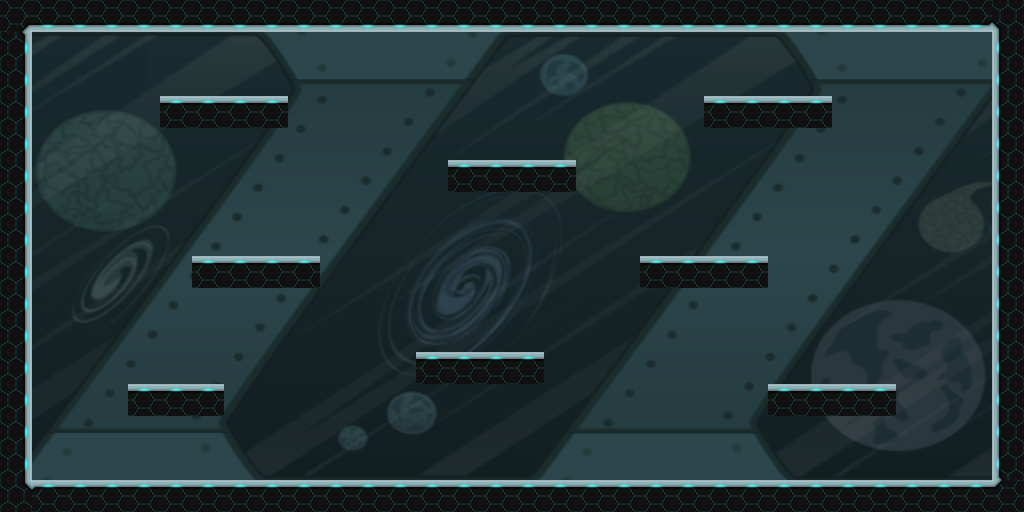

Tiled map render using the project's own tile images. Description and the map definition, with tile-layer contents summarised, below:
An orthogonal 32x16 tile map with 32x32 px tiles, 2 tile layers (fondo, terrain), 3 tilesets and 140 objects.

<map version="1.2" tiledversion="1.2.3" orientation="orthogonal" renderorder="right-down" width="32" height="16" tilewidth="32" tileheight="32" infinite="0" nextlayerid="8" nextobjectid="146">
 <tileset firstgid="1" source="fondo.tsx" />
 <tileset firstgid="3" source="terreno.tsx" />
 <tileset firstgid="35" source="objects.tsx" />
 <layer id="1" name="fondo" width="32" height="16">
  <data>[512 cells, 1 non-empty, 1 distinct tile ids]</data>
 </layer>
 <layer id="2" name="terrain" width="32" height="16">
  <data>[512 cells, 123 non-empty, 3 distinct tile ids]</data>
 </layer>
 <objectgroup id="3" name="monedas">
  <object id="105" gid="66" x="672" y="192" width="32" height="32">
   <properties>
    <property name="moneda" value="" />
   </properties>
  </object>
  <object id="106" gid="66" x="672" y="224" width="32" height="32">
   <properties>
    <property name="moneda" value="" />
   </properties>
  </object>
  <object id="107" gid="66" x="640" y="224" width="32" height="32">
   <properties>
    <property name="moneda" value="" />
   </properties>
  </object>
  <object id="108" gid="66" x="640" y="192" width="32" height="32">
   <properties>
    <property name="moneda" value="" />
   </properties>
  </object>
  <object id="109" gid="66" x="800" y="384" width="32" height="32">
   <properties>
    <property name="moneda" value="" />
   </properties>
  </object>
  <object id="110" gid="66" x="832" y="352" width="32" height="32">
   <properties>
    <property name="moneda" value="" />
   </properties>
  </object>
  <object id="111" gid="66" x="384" y="320" width="32" height="32">
   <properties>
    <property name="moneda" value="" />
   </properties>
  </object>
  <object id="112" gid="66" x="448" y="320" width="32" height="32">
   <properties>
    <property name="moneda" value="" />
   </properties>
  </object>
  <object id="113" gid="66" x="480" y="320" width="32" height="32">
   <properties>
    <property name="moneda" value="" />
   </properties>
  </object>
  <object id="114" gid="66" x="352" y="288" width="32" height="32">
   <properties>
    <property name="moneda" value="" />
   </properties>
  </object>
  <object id="115" gid="66" x="320" y="256" width="32" height="32">
   <properties>
    <property name="moneda" value="" />
   </properties>
  </object>
  <object id="116" gid="66" x="224" y="224" width="32" height="32">
   <properties>
    <property name="moneda" value="" />
   </properties>
  </object>
  <object id="117" gid="66" x="192" y="224" width="32" height="32">
   <properties>
    <property name="moneda" value="" />
   </properties>
  </object>
  <object id="118" gid="66" x="128" y="384" width="32" height="32">
   <properties>
    <property name="moneda" value="" />
   </properties>
  </object>
  <object id="119" gid="66" x="160" y="384" width="32" height="32">
   <properties>
    <property name="moneda" value="" />
   </properties>
  </object>
  <object id="120" gid="66" x="192" y="384" width="32" height="32">
   <properties>
    <property name="moneda" value="" />
   </properties>
  </object>
  <object id="121" gid="66" x="64" y="352" width="32" height="32">
   <properties>
    <property name="moneda" value="" />
   </properties>
  </object>
  <object id="122" gid="66" x="64" y="416" width="32" height="32">
   <properties>
    <property name="moneda" value="" />
   </properties>
  </object>
  <object id="123" gid="66" x="160" y="96" width="32" height="32">
   <properties>
    <property name="moneda" value="" />
   </properties>
  </object>
  <object id="124" gid="66" x="768" y="96" width="32" height="32">
   <properties>
    <property name="moneda" value="" />
   </properties>
  </object>
  <object id="125" gid="66" x="800" y="96" width="32" height="32">
   <properties>
    <property name="moneda" value="" />
   </properties>
  </object>
  <object id="126" gid="66" x="800" y="64" width="32" height="32">
   <properties>
    <property name="moneda" value="" />
   </properties>
  </object>
  <object id="127" gid="66" x="480" y="128" width="32" height="32">
   <properties>
    <property name="moneda" value="" />
   </properties>
  </object>
  <object id="128" gid="66" x="480" y="160" width="32" height="32">
   <properties>
    <property name="moneda" value="" />
   </properties>
  </object>
  <object id="129" gid="66" x="512" y="128" width="32" height="32">
   <properties>
    <property name="moneda" value="" />
   </properties>
  </object>
  <object id="130" gid="66" x="512" y="160" width="32" height="32">
   <properties>
    <property name="moneda" value="" />
   </properties>
  </object>
  <object id="131" gid="66" x="768" y="256" width="32" height="32">
   <properties>
    <property name="moneda" value="" />
   </properties>
  </object>
  <object id="132" gid="66" x="800" y="288" width="32" height="32">
   <properties>
    <property name="moneda" value="" />
   </properties>
  </object>
  <object id="133" gid="66" x="928" y="416" width="32" height="32">
   <properties>
    <property name="moneda" value="" />
   </properties>
  </object>
  <object id="134" gid="66" x="928" y="384" width="32" height="32">
   <properties>
    <property name="moneda" value="" />
   </properties>
  </object>
  <object id="135" gid="66" x="928" y="352" width="32" height="32">
   <properties>
    <property name="moneda" value="" />
   </properties>
  </object>
  <object id="136" gid="66" x="928" y="320" width="32" height="32">
   <properties>
    <property name="moneda" value="" />
   </properties>
  </object>
  <object id="137" gid="66" x="928" y="288" width="32" height="32">
   <properties>
    <property name="moneda" value="" />
   </properties>
  </object>
  <object id="138" gid="66" x="416" y="480" width="32" height="32">
   <properties>
    <property name="moneda" value="" />
   </properties>
  </object>
  <object id="139" gid="66" x="384" y="480" width="32" height="32">
   <properties>
    <property name="moneda" value="" />
   </properties>
  </object>
  <object id="140" gid="66" x="224" y="480" width="32" height="32">
   <properties>
    <property name="moneda" value="" />
   </properties>
  </object>
  <object id="141" gid="66" x="224" y="448" width="32" height="32">
   <properties>
    <property name="moneda" value="" />
   </properties>
  </object>
  <object id="142" gid="66" x="288" y="192" width="32" height="32">
   <properties>
    <property name="moneda" value="" />
   </properties>
  </object>
  <object id="143" gid="66" x="288" y="224" width="32" height="32">
   <properties>
    <property name="moneda" value="" />
   </properties>
  </object>
  <object id="144" gid="66" x="320" y="224" width="32" height="32">
   <properties>
    <property name="moneda" value="" />
   </properties>
  </object>
  <object id="145" gid="66" x="320" y="192" width="32" height="32">
   <properties>
    <property name="moneda" value="" />
   </properties>
  </object>
 </objectgroup>
 <objectgroup id="4" name="puertas">
  <object id="40" gid="44" x="512" y="480" width="32" height="32">
   <properties>
    <property name="door" value="" />
    <property name="start" value="" />
   </properties>
  </object>
  <object id="41" gid="44" x="192" y="96" width="32" height="32">
   <properties>
    <property name="door" value="" />
    <property name="end" value="" />
   </properties>
  </object>
 </objectgroup>
 <objectgroup id="5" name="trampas">
  <!-- 43 objects omitted --></objectgroup>
 <objectgroup id="6" name="enemies">
  <!-- 18 objects omitted --></objectgroup>
 <objectgroup id="7" name="suelo">
  <!-- 36 objects omitted --></objectgroup>
</map>
<!-- 97 of 140 objects omitted -->
